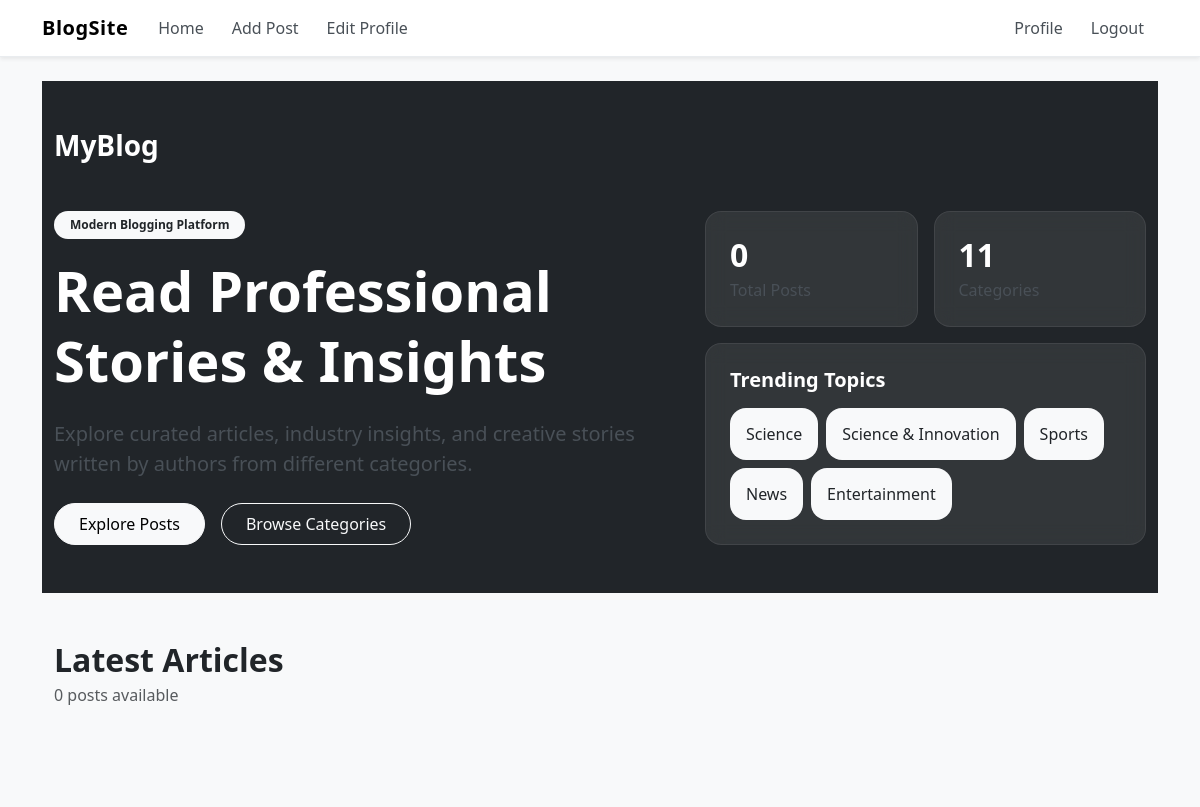
The app's page /category/sports/ (signed in) with its own data.
### categories/models.py (models this page shows, shortened)
class Category(models.Model):
    name = models.CharField(max_length=100)
    slug = models.SlugField(unique=True, max_length=100, null=True, blank=True)

### simple_blog_python_django/views.py (the view)
# urls.py: path("", views.homepage, name="homepage"),
def homepage(request, category_slug = None):
    data = Post.objects.all()
    if category_slug:
        category = Category.objects.get(slug=category_slug)
        data = Post.objects.filter(category=category)
    categories = Category.objects.all()
    return render(request, 'homepage.html', {'data': data, 'categories': categories})

### templates/homepage.html (shortened to what this page needs)
{% extends 'base.html' %} {% block content %}
<div class="container-fluid p-0">
  <section class="bg-dark text-white position-relative overflow-hidden">
    <div class="container py-5">
      <div class="d-flex justify-content-between align-items-center mb-5">
        <div>
          <h3 class="fw-bold mb-0">MyBlog</h3>
        </div>
      </div>
      <div class="row align-items-center gy-5">
        <div class="col-lg-7">
          <span class="badge bg-light text-dark px-3 py-2 rounded-pill mb-3">
            Modern Blogging Platform
          </span>
          <h1 class="display-4 fw-bold lh-sm mb-4">
            Read Professional <br />
            Stories & Insights
          </h1>
          <p class="text-light-emphasis fs-5 mb-4" style="max-width: 650px">
            Explore curated articles, industry insights, and creative stories
            written by authors from different categories.
          </p>
          <div class="d-flex flex-wrap gap-3">
            <a href="#posts" class="btn btn-light px-4 py-2 rounded-pill">
              Explore Posts
            </a>
            <button
              class="btn btn-outline-light px-4 py-2 rounded-pill d-none d-lg-block"
              data-bs-toggle="offcanvas"
              data-bs-target="#sidebarMenu"
            >
              Browse Categories
            </button>
          </div>
        </div>
        <div class="col-lg-5">
          <div class="row g-3">
            <div class="col-6">
              <div class="glass-card p-4 rounded-4">
                <h2 class="fw-bold mb-1">{{ data|length }}</h2>
                <p class="mb-0 text-light-emphasis">Total Posts</p>
              </div>
            </div>
            <div class="col-6">
              <div class="glass-card p-4 rounded-4">
                <h2 class="fw-bold mb-1">{{ categories|length }}</h2>
                <p class="mb-0 text-light-emphasis">Categories</p>
              </div>
            </div>
            <div class="col-12">
              <div class="glass-card p-4 rounded-4">
                <h5 class="fw-semibold mb-2">Trending Topics</h5>
                <div class="d-flex flex-wrap gap-2 mt-3">
                  {% for cat in categories|slice:":5" %}
                  <a
                    href="{% url 'category_posts' cat.slug %}"
                    class="sidebar-link d-flex justify-content-between align-items-center text-decoration-none"
                  >
                    <span>{{ cat.name }}</span>
                  </a>
                  {% endfor %}
                </div>
              </div>
            </div>
          </div>
        </div>
      </div>
    </div>
  </section>
  <section id="posts" class="py-5 bg-light">
    <div class="container">
      <div class="d-flex justify-content-between align-items-center mb-5">
        <div>
          <h2 class="fw-bold mb-1">Latest Articles</h2>
          <p class="text-muted mb-0">{{ data|length }} posts available</p>
        </div>
      </div>
    </div>
  </section>
</div>
{% endblock %}

### templates/base.html (style rules this page uses)
body { background-color: #f8f9fa; color: #212529; }

### templates/homepage.html (style rules this page uses)
body { background-color: #f8f9fa; }
.glass-card { background: rgba(255, 255, 255, 0.08); border: 1px solid rgba(255, 255, 255, 0.08); backdrop-filter: blur(10px); }
.sidebar-link { padding: 14px 16px; border-radius: 16px; background: #f8f9fa; color: #212529; transition: 0.3s ease; font-weight: 500; }
.btn { transition: 0.2s ease; }

### records on screen
Category: name "Science"
Category: name "Science & Innovation"
Category: name "Sports"
Category: name "News"
Category: name "Entertainment"

### other values on screen
{{ data|length }} "0"
{{ categories|length }} "11"
